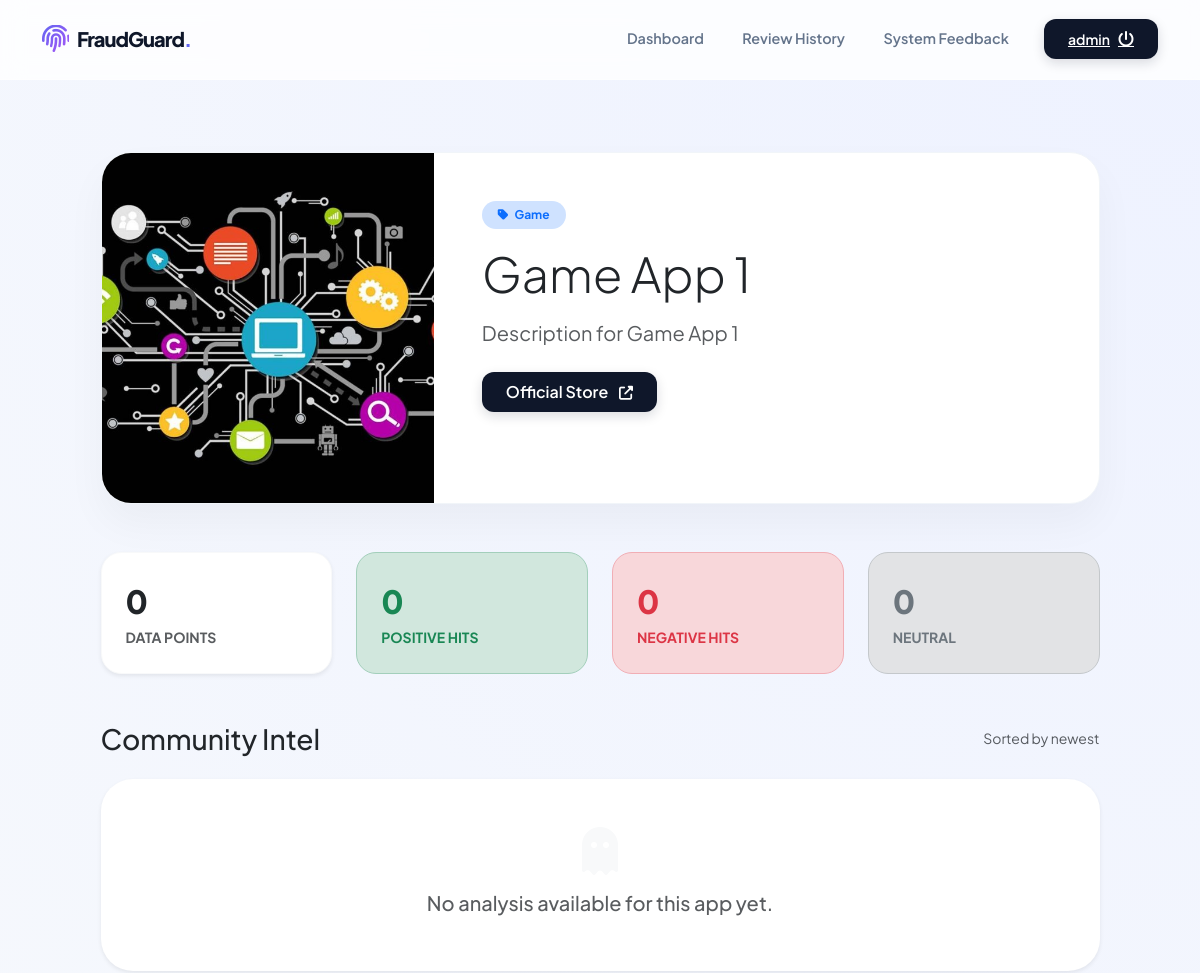
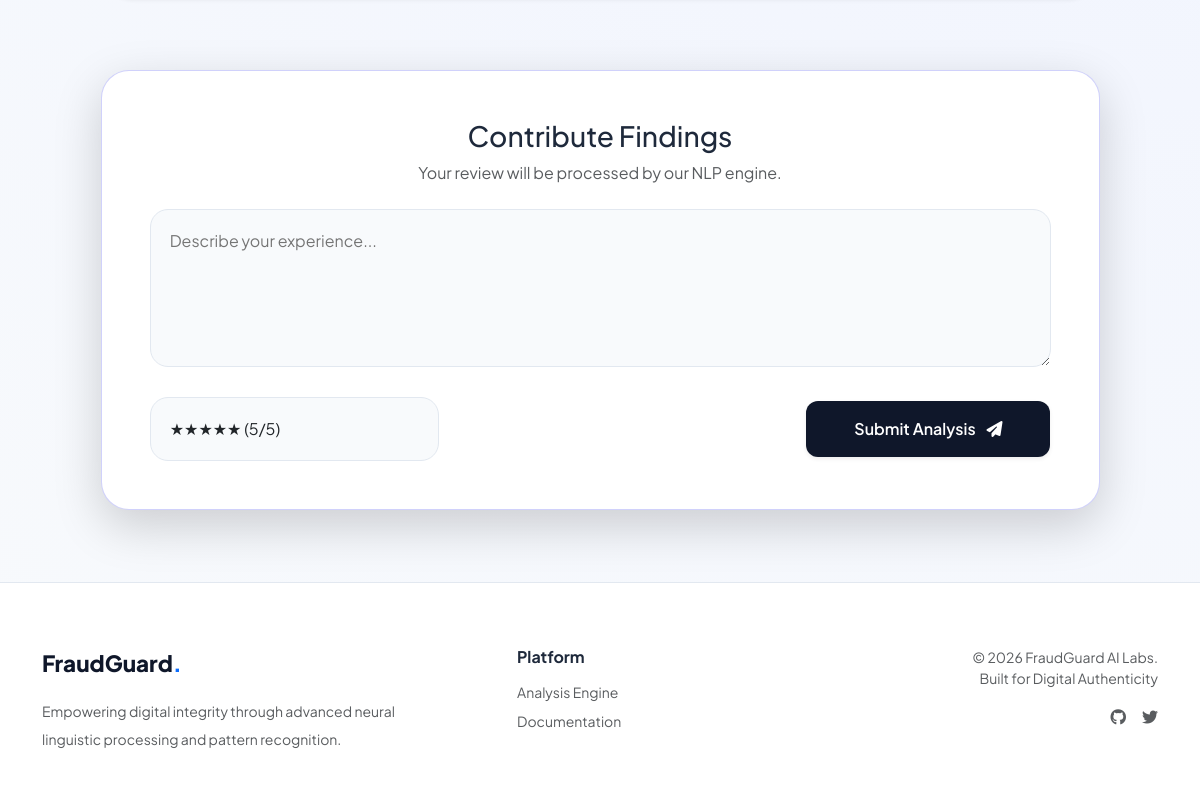
Page /app/2/ (signed in) on the committed database (2 pictures, top to bottom).
### myapp/models.py (models this page shows, shortened)
class Application(models.Model):
    name = models.CharField(max_length=200)
    link = models.URLField(blank=True, null=True)           # Play Store link
    description = models.TextField()
    image = models.ImageField(upload_to='apps/', blank=True, null=True)
    category = models.ForeignKey(Category, on_delete=models.SET_NULL, null=True)
    is_fraud = models.BooleanField(default=False)
    fraud_reason = models.TextField(blank=True, null=True)
    added_on = models.DateTimeField(auto_now_add=True)

class Category(models.Model):
    name = models.CharField(max_length=100)

### myapp/views.py (the view)
# urls.py: path('app/<int:app_id>/', views.app_detail, name='app_detail'),
@login_required
def app_detail(request, app_id):
    app = get_object_or_404(Application, id=app_id)
    reviews = Review.objects.filter(application=app).order_by('-created_at')
    total = reviews.count()
    positive = reviews.filter(sentiment_score__gte=0.2).count()
    negative = reviews.filter(sentiment_score__lte=-0.2).count()
    neutral = total - positive - negative
    context = {
        'app': app,
        'reviews': reviews,
        'total_reviews': total,
        'positive': positive,
        'negative': negative,
        'neutral': neutral,
    }
    return render(request, 'app_detail.html', context)

### templates/app_detail.html (shortened to what this page needs)
{% extends 'base.html' %}
{% block content %}
<div class="container py-4">
    <div class="row justify-content-center">
        <div class="col-xl-11">
            <div class="app-profile-card mb-5">
                <div class="row g-0">
                    <div class="col-lg-4 app-visual-container">
                        {% if app.image %}
                            <img src="{{ app.image.url }}" class="w-100 h-100" style="object-fit: cover;" alt="{{ app.name }}">
                        {% else %}
                            <div class="text-center">
                                <i class="fas fa-layer-group fa-5x text-primary opacity-20 mb-3 d-block"></i>
                                <span class="text-muted fw-bold">No Image Provided</span>
                            </div>
                        {% endif %}
                    </div>
                    <div class="col-lg-8 p-4 p-md-5">
                        <div class="d-flex flex-wrap justify-content-between align-items-center mb-3">
                            <span class="badge bg-primary-subtle text-primary px-3 py-2 rounded-pill fw-bold small">
                                <i class="fas fa-tag me-1"></i> {{ app.category.name|default:"General" }}
                            </span>
                        </div>
                        <h1 class="display-5 fw-800 text-dark mb-3">{{ app.name }}</h1>
                        <p class="text-muted fs-5 mb-4 lh-base">{{ app.description }}</p>
                        <div class="d-flex gap-3">
                            {% if app.link %}
                                <a href="{{ app.link }}" target="_blank" class="btn-modern px-4 py-2 text-decoration-none">
                                    Official Store <i class="fas fa-external-link-alt ms-2 small"></i>
                                </a>
                            {% endif %}
                        </div>
                    </div>
                </div>
            </div>
            <div class="row g-4 mb-5">
                <div class="col-6 col-md-3">
                    <div class="stat-box bg-white shadow-sm border-light">
                        <span class="stat-value text-dark">{{ total_reviews }}</span>
                        <span class="text-muted small fw-bold text-uppercase">Data Points</span>
                    </div>
                </div>
                <div class="col-6 col-md-3">
                    <div class="stat-box bg-success-subtle border-success-subtle">
                        <span class="stat-value text-success">{{ positive }}</span>
                        <span class="text-success small fw-bold text-uppercase">Positive Hits</span>
                    </div>
                </div>
                <div class="col-6 col-md-3">
                    <div class="stat-box bg-danger-subtle border-danger-subtle">
                        <span class="stat-value text-danger">{{ negative }}</span>
                        <span class="text-danger small fw-bold text-uppercase">Negative Hits</span>
                    </div>
                </div>
                <div class="col-6 col-md-3">
                    <div class="stat-box bg-secondary-subtle border-secondary-subtle">
                        <span class="stat-value text-secondary">{{ neutral }}</span>
                        <span class="text-secondary small fw-bold text-uppercase">Neutral</span>
                    </div>
                </div>
            </div>
            <div class="d-flex justify-content-between align-items-center mb-4">
                <h3 class="fw-800 text-dark mb-0">Community Intel</h3>
                <span class="text-muted small">Sorted by newest</span>
            </div>
            {% if reviews %}
                <div class="row g-4">
                    {% for review in reviews %}
                    <div class="col-lg-6">
                        <div class="review-bubble p-4 h-100 {% if review.is_fake %}fake-flag{% endif %}">
                            <div class="d-flex justify-content-between mb-3">
                                <div class="d-flex align-items-center">
                                    <div class="user-avatar me-3">
                                        {{ review.user.username|slice:":1"|upper }}
                                    </div>
                                    <div>
                                        <h6 class="fw-800 mb-0">{{ review.user.get_full_name|default:review.user.username }}</h6>
                                        <span class="text-muted" style="font-size: 0.7rem;">{{ review.created_at|date:"M d, Y" }}</span>
                                    </div>
                                </div>
                                <div class="text-end">
                                    <div class="badge {% if review.sentiment == 'Positive' %}bg-success{% elif review.sentiment == 'Negative' %}bg-danger{% else %}bg-warning text-dark{% endif %} px-3 py-2 rounded-3">
                                        {{ review.sentiment }}
                                    </div>
                                    <div class="text-muted mt-1" style="font-size: 0.65rem;">Score: {{ review.sentiment_score|floatformat:2 }}</div>
                                </div>
                            </div>
                            <div class="mb-3">
                                {% for i in "12345" %}
                                    <i class="fas fa-star {% if forloop.counter <= review.rating %}text-warning{% else %}text-light{% endif %} small"></i>
                                {% endfor %}
                            </div>
                            <p class="text-dark small lh-base">"{{ review.text }}"</p>
                            {% if review.admin_note %}
                                <div class="mt-3 pt-3 border-top border-danger-subtle">
                                    <p class="mb-0 text-danger" style="font-size: 0.75rem;"><strong>Admin:</strong> {{ review.admin_note }}</p>
                                </div>
                            {% endif %}
                        </div>
                    </div>
                    {% endfor %}
                </div>
            {% else %}
                <div class="text-center py-5 bg-white rounded-5 shadow-sm">
                    <i class="fas fa-ghost fa-3x text-light mb-3"></i>
                    <h5 class="text-muted">No analysis available for this app yet.</h5>
                </div>
            {% endif %}
            <div class="mt-5 pt-4">
                {% if user.is_authenticated %}
                    <div class="write-review-card shadow-lg p-4 p-md-5">
                        <div class="text-center mb-4">
                            <h3 class="fw-800">Contribute Findings</h3>
                            <p class="text-muted">Your review will be processed by our NLP engine.</p>
                        </div>
                        <form method="POST" action="{% url 'post_review' app.id %}">
                            <div class="mb-4">
                                <textarea name="review_text" class="form-control-modern w-100" rows="5" placeholder="Describe your experience..." required></textarea>
                            </div>
                            <div class="row g-3 align-items-center">
                                <div class="col-md-4">
                                    <select name="rating" class="form-control-modern form-select">
                                        <option value="5">★★★★★ (5/5)</option>
                                    </select>
                                </div>
                                <div class="col-md-8 text-md-end">
                                    <button type="submit" class="btn-modern px-5 py-3 shadow-sm">
                                        Submit Analysis <i class="fas fa-paper-plane ms-2"></i>
                                    </button>
                                </div>
                            </div>
                        </form>
                    </div>
                {% else %}
                    <div class="text-center p-5 glass-card">
                        <p class="text-muted mb-3">Interested in contributing to this analysis?</p>
                        <a href="{% url 'login' %}" class="btn-modern text-decoration-none px-4 py-2 d-inline-block">Sign In to Review</a>
                    </div>
                {% endif %}
            </div>
        </div>
    </div>
</div>
{% endblock %}

### templates/base.html (shortened to what this page needs)
<!DOCTYPE html>
{% load static %}
<html lang="en">
<head>
    <link href="https://cdn.jsdelivr.net/npm/bootstrap@5.3.3/dist/css/bootstrap.min.css" rel="stylesheet">
    <link href="https://cdnjs.cloudflare.com/ajax/libs/font-awesome/6.5.2/css/all.min.css" rel="stylesheet">
</head>
<body>
    <nav class="navbar navbar-expand-lg sticky-top">
        <div class="container">
            <a class="navbar-brand d-flex align-items-center" href="{% url 'dashboard' %}">
                <i class="fas fa-fingerprint me-2 fs-3"></i>
                <span>FraudGuard<span style="color:var(--accent)">.</span></span>
            </a>
            <div class="collapse navbar-collapse" id="navbarNav">
                <ul class="navbar-nav ms-auto align-items-center">
                    {% if user.is_authenticated %}
                        <li class="nav-item"><a class="nav-link {% if request.resolver_match.url_name == 'dashboard' %}active{% endif %}" href="{% url 'dashboard' %}">Dashboard</a></li>
                        <li class="nav-item"><a class="nav-link {% if request.resolver_match.url_name == 'my_reviews' %}active{% endif %}" href="{% url 'my_reviews' %}">Review History</a></li>
                        <li class="nav-item"><a class="nav-link {% if request.resolver_match.url_name == 'submit_feedback' %}active{% endif %}" href="{% url 'submit_feedback' %}">System Feedback</a></li>
                        <li class="nav-item ms-lg-3">
                            <a class="btn-modern d-inline-flex align-items-center" href="{% url 'logout' %}">
                                <span class="me-2 text-white small">{{ user.username }}</span>
                                <i class="fas fa-power-off"></i>
                            </a>
                        </li>
                    {% else %}
                        <li class="nav-item"><a class="nav-link" href="{% url 'login' %}">Sign In</a></li>
                        <li class="nav-item ms-lg-2"><a class="btn-modern" href="{% url 'register' %}">Get Started</a></li>
                    {% endif %}
                </ul>
            </div>
        </div>
    </nav>
    <main class="flex-grow-1 py-5">
        <div class="container">
            {% block content %}{% endblock %}
        </div>
    </main>
    <footer>
        <div class="container">
            <div class="row g-4 justify-content-between">
                <div class="col-lg-4">
                    <div class="footer-logo mb-3">FraudGuard<span class="text-primary">.</span></div>
                    <p class="text-muted small lh-lg">Empowering digital integrity through advanced neural linguistic processing and pattern recognition.</p>
                </div>
                <div class="col-lg-2">
                    <h6 class="fw-bold mb-3">Platform</h6>
                    <ul class="list-unstyled small">
                        <li class="mb-2"><a href="#" class="text-decoration-none text-muted">Analysis Engine</a></li>
                        <li class="mb-2"><a href="#" class="text-decoration-none text-muted">Documentation</a></li>
                    </ul>
                </div>
                <div class="col-lg-4 text-lg-end">
                    <p class="small text-muted mb-0">&copy; 2026 FraudGuard AI Labs.</p>
                    <p class="small text-muted">Built for Digital Authenticity</p>
                    <div class="d-flex justify-content-lg-end gap-3 mt-3">
                        <a href="#" class="text-muted"><i class="fab fa-github"></i></a>
                        <a href="#" class="text-muted"><i class="fab fa-twitter"></i></a>
                    </div>
                </div>
            </div>
        </div>
    </footer>
</body>
</html>

### templates/base.html (style rules this page uses)
:root { --glass-bg: rgba(255, 255, 255, 0.7); --glass-border: rgba(255, 255, 255, 0.3); --accent: #6366f1; --accent-glow: rgba(99, 102, 241, 0.3); --dark-surface: #0f172a; --text-main: #1e293b; }
body { font-family: 'Plus Jakarta Sans', sans-serif; background: radial-gradient(circle at top right, #eef2ff, #f8fafc); color: var(--text-main); min-height: 100vh; display: flex; flex-direction: column; overflow-x: hidden; }
.navbar { background: rgba(255, 255, 255, 0.8) !important; backdrop-filter: blur(12px); -webkit-backdrop-filter: blur(12px); border-bottom: 1px solid var(--glass-border); padding: 1.2rem 0; }
.navbar-brand { font-weight: 800; letter-spacing: -1px; color: var(--dark-surface) !important; }
.navbar-brand i { background: linear-gradient(135deg, #6366f1, #a855f7); -webkit-background-clip: text; -webkit-text-fill-color: transparent; }
.nav-link { font-size: 0.9rem; font-weight: 600; color: #64748b !important; padding: 0.5rem 1.2rem !important; transition: all 0.3s cubic-bezier(0.4, 0, 0.2, 1); }
.btn-modern { background: var(--dark-surface); color: white; border-radius: 12px; padding: 0.6rem 1.5rem; font-weight: 600; border: none; transition: all 0.3s; box-shadow: 0 4px 12px rgba(15, 23, 42, 0.15); }
footer { background: white; border-top: 1px solid #e2e8f0; padding: 4rem 0 2rem; }
.footer-logo { font-weight: 800; color: var(--dark-surface); font-size: 1.4rem; }

### templates/app_detail.html (style rules this page uses)
.app-profile-card { background: white; border-radius: 30px; border: 1px solid #f1f5f9; overflow: hidden; box-shadow: 0 20px 40px rgba(0,0,0,0.04); }
.app-visual-container { min-height: 350px; background: #f8fafc; display: flex; align-items: center; justify-content: center; }
.stat-box { padding: 1.5rem; border-radius: 20px; transition: transform 0.3s ease; border: 1px solid transparent; }
.stat-value { font-size: 2rem; font-weight: 800; display: block; }
.write-review-card { border-radius: 28px; background: white; border: 1px solid var(--accent-glow); }
.form-control-modern { border: 1.5px solid #e2e8f0; border-radius: 18px; padding: 1.2rem; background: #f8fafc; transition: all 0.3s; }

### rows in the picture
Application: image (picture), category.name "Game", name "Game App 1", description "Description for Game App 1"

### other values in the picture
{{ user.username }} "admin"
{{ total_reviews }} "0"
{{ positive }} "0"
{{ negative }} "0"
{{ neutral }} "0"
